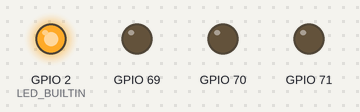
Simulated run of this sketch. Board: ESP8266 (NodeMCU). On the bench: output pins drawn as LEDs (lit = HIGH, except the on-board LED, lit = LOW). WiFi joins after 1.5 s; servers stay silent unless stated; what the sketch prints to the serial monitor is not drawn.

Above: at 10.4 s.
At 14.01 s:
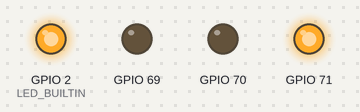
Timing chart, 0 to 14.5 s (numbered marks = the images above):
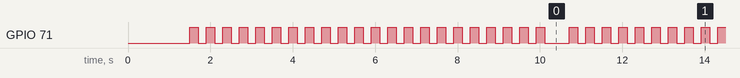

Measured:
- by itself, GPIO 71: moves between LOW and HIGH, repeating every 10.0 s
- by itself, everything shown: repeats every 10.0 s, in 48 steps

The sketch:

firmware.ino
```cpp
#include <Arduino.h>
#include <Wire.h>
#include <Adafruit_MCP23017.h>
#include <ESP8266WiFi.h>
#include <ESP8266HTTPClient.h>
#include <ESP8266httpUpdate.h>

int led3Pin = 7;
int led2Pin = 6;
int led1Pin = 5;
Adafruit_MCP23017 mcp;

const String FirmwareVer = {"1.1"};
#define URL_fw_Version  "https://raw.githubusercontent.com/tlhysf/esp8266-http-fota/master/firmware/version.txt"
#define URL_fw_Bin      "https://raw.githubusercontent.com/tlhysf/esp8266-http-fota/master/firmware/firmware.ino.nodemcu.bin"

#define URL_fw_Version_Fingerprint "70 94 DE DD E6 C4 69 48 3A 92 70 A1 48 56 78 2D 18 64 E0 B7"
#define URL_fw_Bin_Fingerprint "70 94 DE DD E6 C4 69 48 3A 92 70 A1 48 56 78 2D 18 64 E0 B7"

HTTPClient http;

const char* ssid = "HOME-PTCL";
const char* password = "broadband#672";

void FirmwareUpdate()
{
  http.begin(URL_fw_Version, URL_fw_Version_Fingerprint);
  delay(100);

  // get data from version file
  int httpCode = http.GET();
  delay(100);
  String payload;

  // if version received
  if (httpCode == HTTP_CODE_OK)
  {
    // save received version
    payload = http.getString();
    Serial.println(payload);
  }
  else
  {
    Serial.print("Error in downloading version file: ");
    Serial.println(httpCode);
  }

  http.end();

  // if version received
  if (httpCode == HTTP_CODE_OK)
  {
    if (payload.equals(FirmwareVer))
    {
      Serial.println("Device already on latest firmware version.");
    }
    else
    {
      Serial.println("New firmware detected.");
      WiFiClient client;

      // The line below is optional. It can be used to blink the LED on the board during flashing
      // The LED will be on during download of one buffer of data from the network. The LED will
      // be off during writing that buffer to flash
      // On a good connection the LED should flash regularly. On a bad connection the LED will be
      // on much longer than it will be off. Other pins than LED_BUILTIN may be used. The second
      // value is used to put the LED on. If the LED is on with HIGH, that value should be passed
      // ESPhttpUpdate.setLedPin(LED_BUILTIN, LOW);
      mcp.digitalWrite(led1Pin, 1);

      t_httpUpdate_return ret = ESPhttpUpdate.update(URL_fw_Bin, "", URL_fw_Bin_Fingerprint);

      switch (ret) {
        case HTTP_UPDATE_FAILED:
          Serial.printf("HTTP_UPDATE_FAILD Error (%d): %s\n", ESPhttpUpdate.getLastError(), ESPhttpUpdate.getLastErrorString().c_str());
          break;

        case HTTP_UPDATE_NO_UPDATES:
          Serial.println("HTTP_UPDATE_NO_UPDATES");
          break;

        case HTTP_UPDATE_OK:
          Serial.println("HTTP_UPDATE_OK");
          break;
      }
    }
  }
}

unsigned long previousMillis = 0;
const long interval = 10000;

void repeatedCall() {
  unsigned long currentMillis = millis();
  if ((currentMillis - previousMillis) >= interval)
  {
    previousMillis = currentMillis;
    FirmwareUpdate();
  }
}

void setup()
{
  Serial.begin(115200);
  Serial.println("");
  Serial.println("Start");
  WiFi.mode(WIFI_STA);
  WiFi.begin(ssid, password);
  while (WiFi.status() != WL_CONNECTED)
  {
    delay(500);
    Serial.print("* ");
  }
  Serial.println("Connected to WiFi");
  pinMode(LED_BUILTIN, OUTPUT);

  Wire.begin();
  mcp.begin();
  mcp.pinMode(led1Pin, OUTPUT);
  mcp.pinMode(led2Pin, OUTPUT);
  mcp.pinMode(led3Pin, OUTPUT);
  mcp.digitalWrite(led1Pin, 0);
  mcp.digitalWrite(led2Pin, 0);
  mcp.digitalWrite(led3Pin, 0);
}

void loop()
{
  mcp.digitalWrite(led3Pin, 1);
  delay(200);
  mcp.digitalWrite(led3Pin, 0);
  delay(200);

  repeatedCall();
}
```
